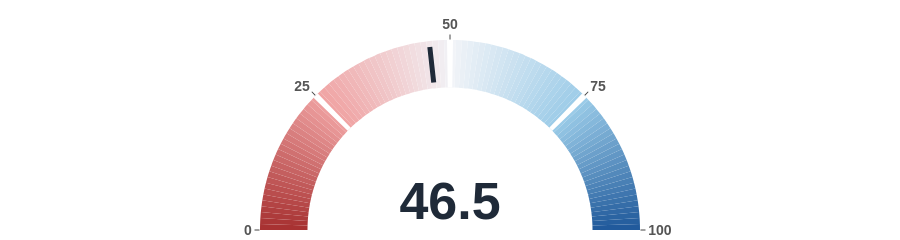
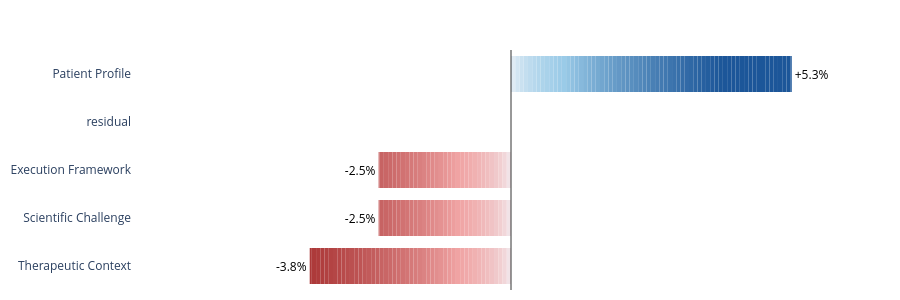
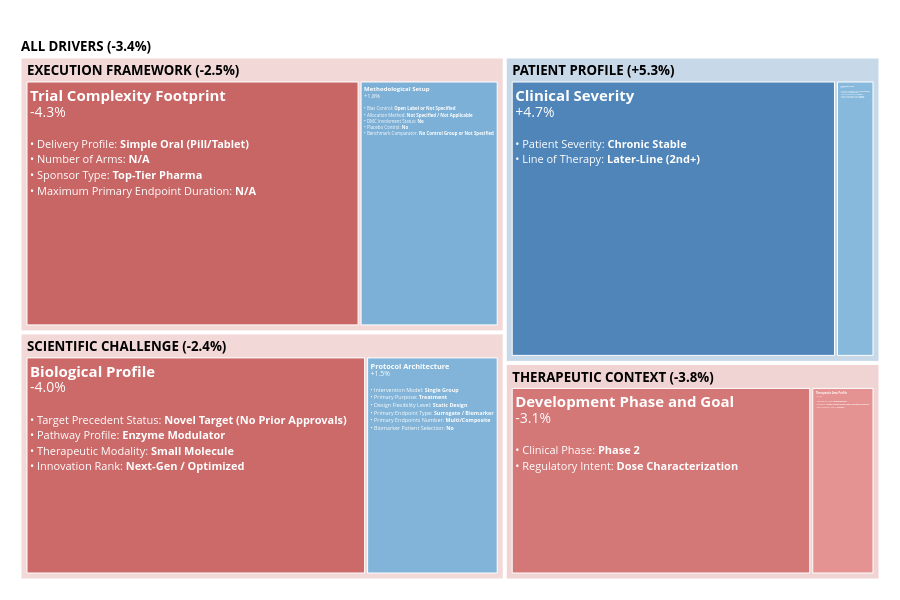

The cell these charts' notebook holds for them, in order:
### Markdown cell above
#### <REF:UI_VIS>
> #### **14. Individual Trial Profiler: Production APP UI Snapshot**

This module demonstrates the individual-level output used in the production application. The **Clinical Success Score** is presented via a vibrant gauge, providing instant visual context—from 'High Risk' (Red) to 'Robust' (Gold)—to support rapid, high-confidence decision-making.

### Code cell
# <REF:UI_VIS_CODE>
Trial_Example = 350

print(f"\n>>> FINAL STEP: UI VISUALIZATION SNAPSHOT FOR TRIAL ID {Trial_Example}...")


import plotly.graph_objects as go
import pandas as pd
import numpy as np
import re
import textwrap

# ==============================================================================
# 0. UNIFIED STYLE CONFIGURATION (VIBRANT PROFESSIONAL)
# ==============================================================================
STYLE_CONFIG = {
    "font_family": "Arial",
    "font_size_header": 16,
    "font_size_body": 14,
    "font_color": "#1f2a38",
    "colors": {
        "red_deep":   (168, 50, 50),
        "red_soft":   (240, 163, 163),
        "grey_warm":  (242, 244, 248),
        "blue_soft":  (154, 203, 232),
        "blue_deep":  (28, 86, 153),
        "therapeutic_grey": "#CFD8DC",
        "separator_white": "white"
    }
}

def get_rgb_str(rgb_tuple):
    return f"rgb({rgb_tuple[0]},{rgb_tuple[1]},{rgb_tuple[2]})"

def interpolate_color(c1, c2, ratio):
    r = int(c1[0] + (c2[0] - c1[0]) * ratio)
    g = int(c1[1] + (c2[1] - c1[1]) * ratio)
    b = int(c1[2] + (c2[2] - c1[2]) * ratio)
    return (r, g, b)

def mix_white(rgb, factor=0.7):
    r, g, b = rgb
    new_r = int(r + (255 - r) * factor)
    new_g = int(g + (255 - g) * factor)
    new_b = int(b + (255 - b) * factor)
    return (new_r, new_g, new_b)

def fmt_header(text, value, txt_color="black", split=False):
    label = f"{text}<br>({value:+.1f}%)" if split else f"{text} ({value:+.1f}%)"
    return f"<span style='font-size:14px; font-weight:bold; color:{txt_color}'>{label}</span>"

# ==============================================================================
# 1. GAUGE CHART
# ==============================================================================
print("\n=== STEP 14: CLINICAL SCORE GAUGE (VIBRANT) ===")

def plot_risk_gauge(score_val):
    steps = []
    c = STYLE_CONFIG["colors"]
    for i in range(100):
        if i < 25: color = interpolate_color(c["red_deep"], c["red_soft"], i / 25.0)
        elif i < 50: color = interpolate_color(c["red_soft"], c["grey_warm"], (i - 25) / 25.0)
        elif i < 75: color = interpolate_color(c["grey_warm"], c["blue_soft"], (i - 50) / 25.0)
        else: color = interpolate_color(c["blue_soft"], c["blue_deep"], (i - 75) / 25.0)
        steps.append({'range': [i, i + 1], 'color': get_rgb_str(color)})
    for sep in [25, 50, 75]: steps.append({'range': [sep - 0.5, sep + 0.5], 'color': 'white'})

    fig = go.Figure(go.Indicator(
        mode="gauge+number", value=score_val,
        number={"valueformat": ".1f", "font": {"size": 52, "color": STYLE_CONFIG["font_color"], "family": STYLE_CONFIG["font_family"], "weight": "bold"}},
        domain={"x": [0, 1], "y": [0, 1]},
        gauge={
            "axis": {"range": [0, 100], "tickmode": "array", "tickvals": [0, 25, 50, 75, 100], "tickfont": {"size": 14, "color": "#555555", "family": "Arial", "weight": "bold"}},
            "bar": {"color": "rgba(0,0,0,0)"}, "bgcolor": "white", "borderwidth": 0, "steps": steps,
            "threshold": {"line": {"color": STYLE_CONFIG["font_color"], "width": 5}, "thickness": 0.75, "value": score_val},
        },
    ))
    fig.update_layout(margin=dict(l=35, r=35, t=40, b=10), height=220, paper_bgcolor="white", hovermode=False)
    return fig

# ==============================================================================
# 2. IMPACT BAR CHART
# ==============================================================================
print("\n=== STEP 14: INDIVIDUAL TRIAL PROFILER (VIBRANT EDGES) ===")

def get_pillar_impacts(df_scores, trial_index):
    meta_cols = ['Clinical_Score', 'Therapeutic_Area', 'Phase', 'Internal_Score_Raw', 'Zone', 'CALIBRATION_OFFSET']
    pillar_cols = [c for c in df_scores.columns if c not in meta_cols]
    row = df_scores.loc[trial_index, pillar_cols].copy()
    df_impact = pd.DataFrame({'Pillar': row.index, 'Impact': row.values})
    df_impact['Pillar_Clean'] = df_impact['Pillar'].apply(lambda x: re.sub(r'^\d+\.\s*', '', x))
    df_impact['Label'] = df_impact['Impact'].apply(lambda x: f"{x:+.1f}%")
    return df_impact.sort_values(by='Impact', ascending=True)

def plot_impact_bar(df_impact, trial_id, score):
    max_val = df_impact['Impact'].abs().max()
    limit, BAR_WIDTH, SLICE_STEP, GLOBAL_MAX_SCALE = max_val * 1.35, 0.75, 0.08, 4.0
    c = STYLE_CONFIG["colors"]
    fig = go.Figure()
    for i in range(int(np.ceil(max_val / SLICE_STEP))):
        pos = i * SLICE_STEP
        widths, colors, texts = [], [], []
        for val in df_impact['Impact']:
            abs_v = abs(val)
            if pos >= abs_v: w, is_tip = 0, False
            elif pos + SLICE_STEP > abs_v: w, is_tip = abs_v - pos, True
            else: w, is_tip = SLICE_STEP, False
            widths.append(-w if val < 0 else w)
            texts.append(f"{val:+.1f}%" if is_tip else None)
            ratio = min((pos + abs(w)/2) / GLOBAL_MAX_SCALE, 1.0) ** 0.5
            if val >= 0:
                final_rgb = interpolate_color(c["grey_warm"], c["blue_soft"], ratio*2) if ratio < 0.5 else interpolate_color(c["blue_soft"], c["blue_deep"], (ratio-0.5)*2)
            else:
                final_rgb = interpolate_color(c["grey_warm"], c["red_soft"], ratio*2) if ratio < 0.5 else interpolate_color(c["red_soft"], c["red_deep"], (ratio-0.5)*2)
            colors.append(get_rgb_str(final_rgb))
        fig.add_trace(go.Bar(y=df_impact['Pillar_Clean'], x=widths, orientation='h', width=BAR_WIDTH, marker=dict(color=colors, line=dict(width=0)), text=texts, textposition='outside', textfont=dict(size=12, color="black"), hoverinfo='skip', showlegend=False))
    fig.add_vline(x=0, line_width=1, line_color="#333333")
    fig.update_layout(barmode='relative', xaxis=dict(showticklabels=False, range=[-limit, limit]), yaxis=dict(automargin=True), margin=dict(l=10, r=10, t=50, b=10), height=300, paper_bgcolor="white", plot_bgcolor="white")
    return fig

# ==============================================================================
# 3. TREEMAP
# ==============================================================================
print("\n=== STEP 14: VISUALIZATION (VIBRANT TREEMAP) ===")

def plot_smart_treemap(shap_values, feature_names, trial_index, taxonomy, gain_factor, df_scores, df_raw):
    # ROBUST DATA ACCESS
    if df_raw.index.name != 'nct_id':
        if 'nct_id' in df_raw.columns:
            trial_data = df_raw[df_raw['nct_id'] == trial_index].iloc[0]
        else:
            return go.Figure()
    else:
        trial_data = df_raw.loc[trial_index]

    try:
        pos_idx = df_scores.index.get_loc(trial_index)
        row_shap = shap_values[pos_idx]
        calib_credit = df_scores.loc[trial_index, "CALIBRATION_OFFSET"]
    except:
        return go.Figure()

    nodes, node_sums, c, leaf_data = {}, {"ALL_DRIVERS": 0.0}, STYLE_CONFIG["colors"], []
    nodes["ALL_DRIVERS"] = {"parent": "", "label": "ALL DRIVERS", "color": "#FFFFFF", "value": 0}

    for pillar_raw, topics in taxonomy.items():
        pillar_clean = pillar_raw.split(". ")[-1]
        p_id = f"PILLAR_{pillar_clean}"
        nodes[p_id] = {"parent": "ALL_DRIVERS", "label": pillar_clean.upper(), "color": "#ECEFF1", "value": 0}
        node_sums[p_id] = 0.0

        for subtopic, details in topics.items():
            f_keys_list, f_labels_list = details["features"], details["feature_labels"]
            impact, feat_strings = 0.0, []

            for f_keys, f_label in zip(f_keys_list, f_labels_list):
                if not isinstance(f_keys, list): f_keys = [f_keys]
                sub_impact, val_parts = 0.0, []

                for k in f_keys:
                    # 1. Calculation
                    if k == "CALIBRATION_OFFSET":
                        sub_impact += calib_credit
                        val_parts.append(str(trial_data.get("therapeutic_area_ui", "N/A")))
                    else:
                        # Find SHAP (if active)
                        idx_f = next((i for i, f in enumerate(feature_names) if f == k), None)
                        if idx_f is not None:
                            sub_impact += (row_shap[idx_f] * gain_factor * -1)

                        # 2. Value Lookup (even if SHAP is 0/disabled)
                        # Remove prefixes to find raw column name
                        raw_k = k.replace("ordinal__", "").replace("target__", "").replace("num_arms__", "").replace("num_duration__", "")
                        ui_col = raw_k.replace("_ml", "_ui")
                        if "gbd_cause_id_3" in raw_k: ui_col = "gbd_indication_name"

                        val = trial_data.get(ui_col, "N/A")
                        if isinstance(val, float): val = f"{val:.1f}"
                        val_parts.append(str(val))

                impact += sub_impact
                feat_strings.append(f"{f_label}: <b>{' / '.join(val_parts)}</b>")

            ratio = max(0.15, min(abs(impact) / 8.0, 1.0))
            color = interpolate_color(c["blue_soft"], c["blue_deep"], ratio) if impact >= 0 else interpolate_color(c["red_soft"], c["red_deep"], ratio)

            label_html = (f"<span style='font-size:15px; font-weight:bold; color:white'>{subtopic}</span>"
                          f"<br><span style='font-size:14px; color:white'>{impact:+.1f}%</span>"
                          f"<br><br><span style='font-size:11px; color:white'>• {'<br>• '.join(feat_strings)}</span>")

            leaf_id = f"{p_id}_{subtopic}"
            node_sums[p_id] += impact
            node_sums["ALL_DRIVERS"] += impact
            leaf_data.append({"id": leaf_id, "parent": p_id, "label": label_html, "color": get_rgb_str(color), "value": max(0.5, abs(impact))})

    for p_id, val in node_sums.items():
        if p_id == "ALL_DRIVERS": nodes[p_id]["label"] = fmt_header("ALL DRIVERS", val)
        else:
            nodes[p_id]["label"] = fmt_header(nodes[p_id]["label"], val)
            nodes[p_id]["color"] = get_rgb_str(mix_white(interpolate_color(c["blue_soft" if val >= 0 else "red_soft"], c["blue_deep" if val >= 0 else "red_deep"], min(abs(val)/8.0, 1.0))))

    for item in leaf_data: nodes[item["id"]] = item
    ids = list(nodes.keys())
    fig = go.Figure(go.Treemap(ids=ids, labels=[nodes[k]["label"] for k in ids], parents=[nodes[k]["parent"] for k in ids], values=[nodes[k]["value"] for k in ids], marker=dict(colors=[nodes[k]["color"] for k in ids], line=dict(width=1, color="white")), textinfo="label", textposition="top left"))
    fig.update_layout(margin=dict(t=34, l=15, r=15, b=15), height=600, paper_bgcolor="white", hovermode=False)
    return fig

# ==============================================================================
# 4. EXECUTION
# ==============================================================================
# Set index for lookup parity
if df_full.index.name != 'nct_id':
    df_full = df_full.set_index('nct_id')

target_idx = df_scores.index[Trial_Example]
score_val = df_scores.loc[target_idx, 'Clinical_Score']

fig_gauge = plot_risk_gauge(score_val)
fig_gauge.show()

fig_bar = plot_impact_bar(get_pillar_impacts(df_scores, target_idx), target_idx, score_val)
fig_bar.show()

fig_tree = plot_smart_treemap(shap_values, feature_names, target_idx, RISK_TAXONOMY, GAIN_FACTOR, df_scores, df_full)
fig_tree.show()

# <REF:/UI_VIS_CODE>
